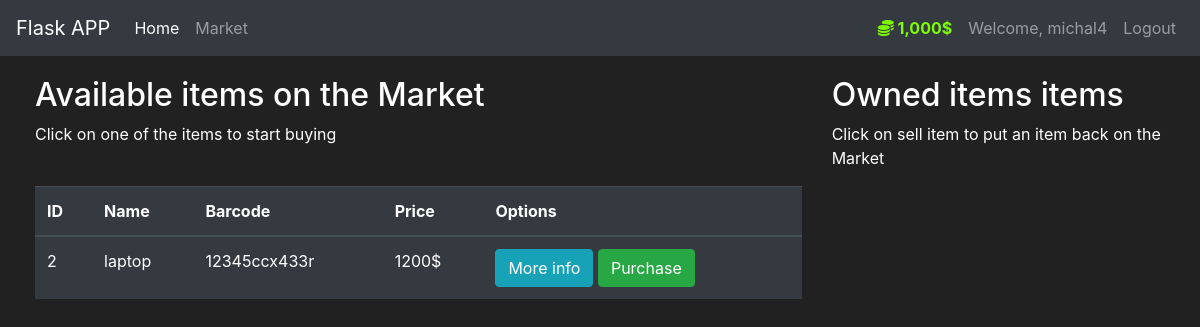
/market (signed in), run on an earlier commit of the app's database.
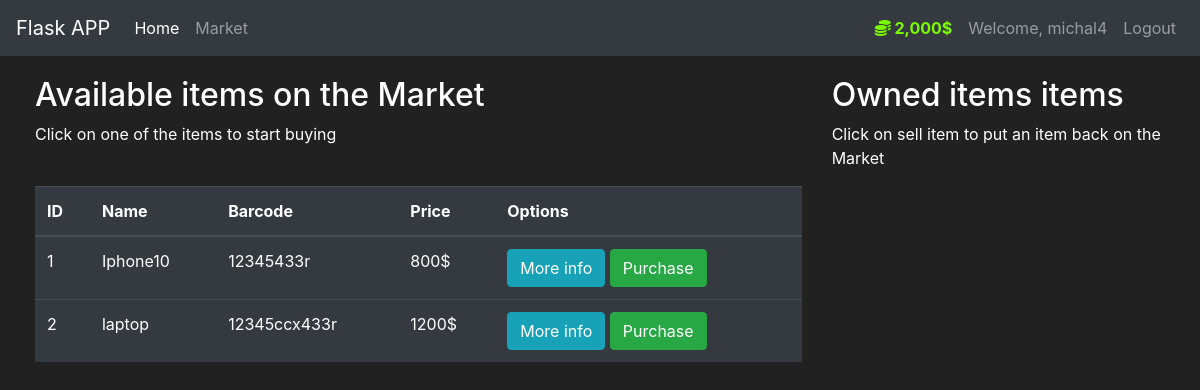
And on a later commit of the database.
### market/models.py (models this page shows, shortened)
class User(db.Model, UserMixin):
    id = db.Column(db.Integer(), primary_key=True)
    username = db.Column(db.String(length=30), nullable=False, unique=True)
    email_address = db.Column(db.String(length=50), nullable=False, unique=True)
    password_hash = db.Column(db.String(length=60), nullable=False)
    budget = db.Column(db.Integer(), nullable=False, default=1000)
    items = db.relationship('Item', backref='owned_user', lazy=True)
    @property
    def prettier_budget(self):
        if len(str(self.budget)) >= 4:
            return f'{str(self.budget)[:-3]},{str(self.budget)[-3:]}$'
        else:
            return f"{self.budget}$"
    @property
    def password(self):
        return self.password

class Item(db.Model):
    id = db.Column(db.Integer(), primary_key=True)
    name = db.Column(db.String(length=30), nullable=False, unique=True)
    price = db.Column(db.Integer(), nullable=False)
    barcode = db.Column(db.String(length=12), nullable=False, unique=True)
    description = db.Column(db.String(length=1024), nullable=False, unique=True)
    owner = db.Column(db.Integer(), db.ForeignKey('user.id'))

### market/routes.py (the view, shortened to what this page needs)
@app.route('/market', methods=['GET', 'POST'])
@login_required
def market_page():
    purchase_form = PurchaseItemForm()
    selling_form = SellItemForm()
    if request.method == "GET":
        items = Item.query.filter_by(owner=None)
        owned_items = Item.query.filter_by(owner=current_user.id)
        return render_template('market.html', items=items, purchase_form=purchase_form, owned_items=owned_items, selling_form=selling_form)

### market/models.py (called while the page is built)
@login_manager.user_loader
def load_user(user_id):
    return User.query.get(int(user_id))

### market/templates/market.html (shortened to what this page needs)
{% extends 'base.html'%}
{% block content%}
<div class="row" style="margin-top:20px; margin-left:20px">
    <div class="col-8">
       <h2>Available items on the Market</h2>
       <p>Click on one of the items to start buying</p>
       <br>
    <table class="table table-hover table-dark">
    <thead>
        <tr>
            <th scope="col">ID</th>
            <th scope="col">Name</th>
            <th scope="col">Barcode</th>
            <th scope="col">Price</th>
            <th scope="col">Options</th>
        </tr>
    </thead>
    <tbody>
        {% for item in items: %}
          <tr>
                <td>{{ item.id}}</td>
                <td>{{ item.name}}</td>
                <td>{{ item.barcode}}</td>
                <td>{{ item.price}}$</td>
              <td>
                  <button class="btn btn-outline btn-info" data-toggle="modal" data-target="#Modal-MoreInfo-{{ item.id }}">More info</button>
                  <button class="btn btn-outline btn-success" data-toggle="modal" data-target="#Modal-PurchaseConfirm-{{ item.id }}">Purchase</button>
              </td>
          </tr>
        {% endfor %}
    </table>
    </div>
    <div class="col-4">
        <h2>Owned items items</h2>
        <p>Click on sell item to put an item back on the Market</p>
        <br>
    </div>
{% endblock %}

### market/templates/base.html (shortened to what this page needs)
<!doctype html>
<html lang="en">
   <head>
      <link rel="stylesheet" href="https://cdn.jsdelivr.net/npm/bootstrap@4.5.3/dist/css/bootstrap.min.css">
   </head>
   <body>
      <nav class="navbar navbar-expand-md navbar-dark bg-dark">
          <a class="navbar-brand" href="{{ url_for('home_page')}}">Flask APP</a>
          <div class="collapse navbar-collapse" id="navbarNav">
                  <ul class="navbar-nav mr-auto">
                <li class="nav-item active">
                    <a class="nav-link" href="{{ url_for('home_page')}}">Home <span class="sr-only">(current)</span></a>
                </li>
                <li class="nav-item">
                    <a class="nav-link" href="{{ url_for('market_page')}}">Market</a>
                </li>
            </ul>
               {% if current_user.is_authenticated %}
                <ul class="navbar-nav">
                    <li class="nav-item">
                        <a class="nav-link" style="color: lawngreen; font-weight: bold">
                            <i class="fas fa-coins"></i>
                            {{ current_user.prettier_budget }}
                        </a>
                    </li>
                    <li class="nav-item">
                        <a class="nav-link">Welcome, {{ current_user.username }}</a>
                    </li>
                    <li class="nav-item">
                        <a class="nav-link" href="{{ url_for('logout_page') }}">Logout</a>
                    </li>
                </ul>
              {% endif %}
          </div>
        </nav>
      {% block content%}
      {% endblock %}
   </body>
</html>

### market/templates/base.html (style rules this page uses)
body { background-color: #212121; color: white }

What changed in the data, as far as the page shows it:
changed User "michal4": prettier_budget "1,000$" → "2,000$"
now on this page (row edited): Item: id "1", name "Iphone10", barcode "12345433r", price "800"
